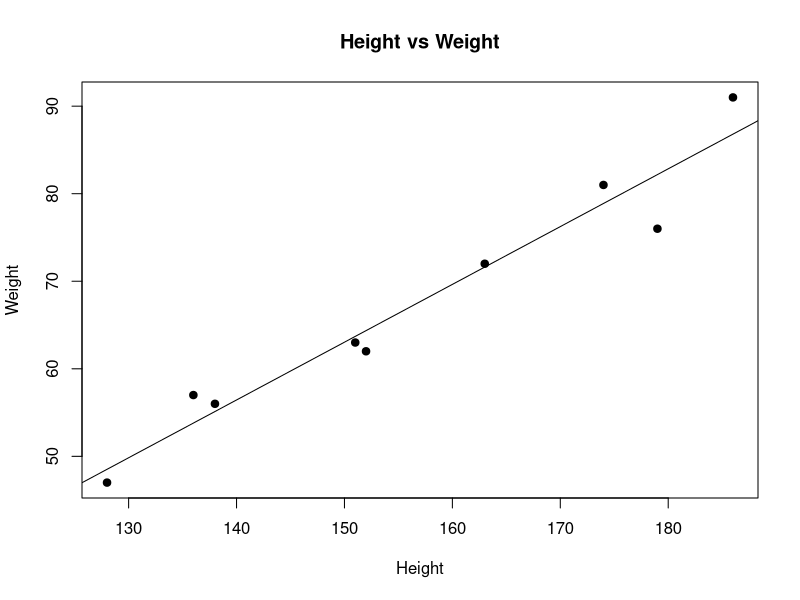
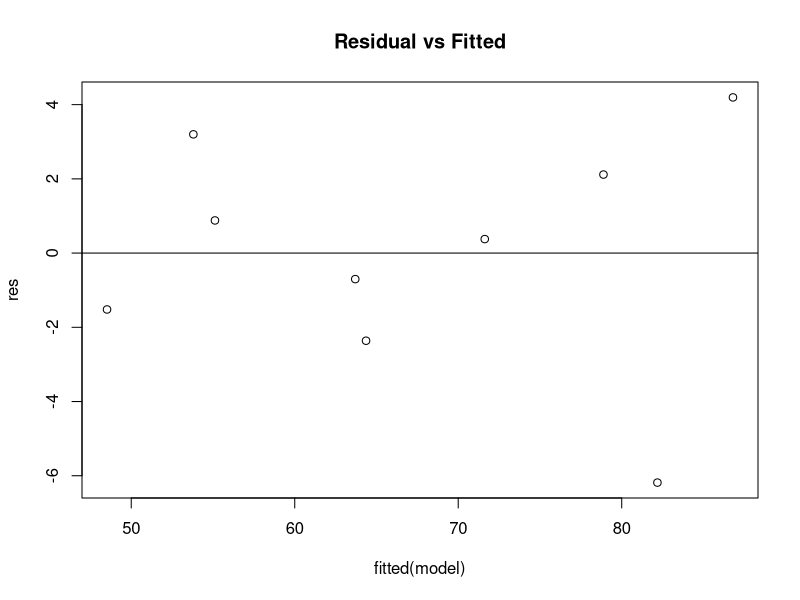

The R source for these figures, in order:
data<- data.frame(
  Height=c(151,174,138,186,128,136,179,163,152),
  Weight=c(63,81,56,91,47,57,76,72,62)
)
#scatter plot
plot(data$Height,data$Weight,main="Height vs Weight",xlab="Height",ylab="Weight",pch=19)
abline(lm(Weight~Height,data=data))
summary(data)
model<- lm(formula = Weight~Height, data=data)
#residual
res<- resid(model)
plot(fitted(model),res,main = "Residual vs Fitted")
abline(0,0)
#predict weight for height of 140cm
new_data<-data.frame(Height=140)
predicted_weight<-predict(model,newdata=new_data)
predicted_weight
